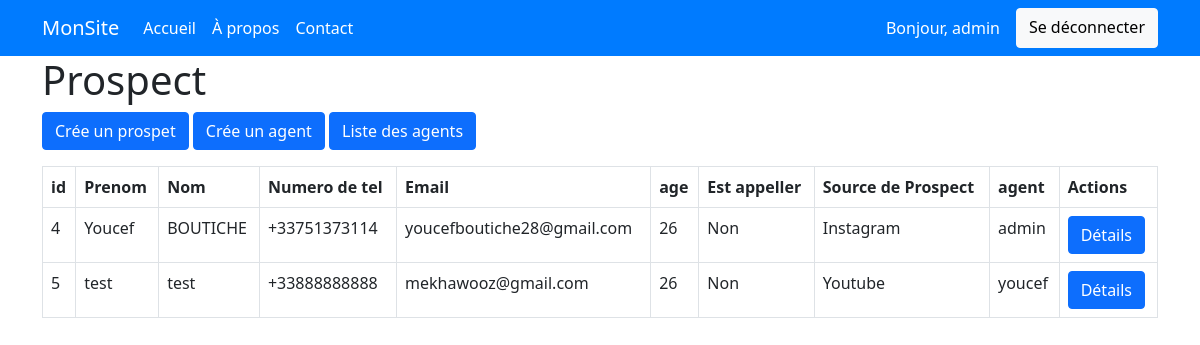
/ (signed in), run on an earlier commit of the app's database.
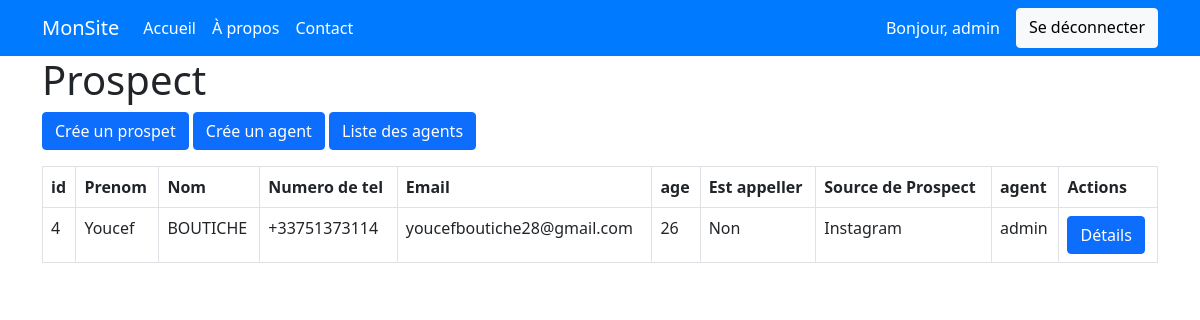
And on a later commit of the database.
### crm_app/models.py (models this page shows, shortened)
class Lead(models.Model):
    SOURCE_CHOICES = (
        ('Youtube','Youtube'),
        ('Google','Goole'),
        ('Newsletter','Newsletter'),
        ('Facebook','Facebook'),
        ('Instagram','Instagram'),
        ('TikTok','TikTok'),
    )
    first_name = models.CharField(max_length=255)
    last_name = models.CharField(max_length=255)
    phone_number = PhoneNumberField()
    email = models.EmailField(validators=[EmailValidator()])
    age = models.IntegerField(null=True, blank=True)
    phoned = models.BooleanField(default=False)
    source = models.CharField(choices=SOURCE_CHOICES,max_length=100)
    profile_picture = models.ImageField(null=True, blank=True,upload_to='leads/')
    file_field = models.FileField(null=True, blank=True,upload_to='documents/')
    agent = models.ForeignKey(Agent,on_delete=models.CASCADE)

class Agent(models.Model):
    user = models.OneToOneField(User,on_delete=models.CASCADE)
    def __str__(self):
        return self.user.username

class User(AbstractUser):
     pass

### crm_app/views.py (the view)
# urls.py: path('',index,name='index'),
@login_required
def index(request):
    leads = Lead.objects.all()
    context = {
        'leads':leads
    }
    return render(request,'index.html',context)

### crm_app/templates/index.html (shortened to what this page needs)
{% extends "base.html" %}
{% load static %}
{% block content %}
    <div class="container">
        <h1>Prospect</h1>
        <div>
            <p>
                <a href="{% url 'create_lead' %}" class="btn btn-primary">Crée un prospet</a>
                <a href="{% url 'create_agent' %}" class="btn btn-primary">Crée un agent</a>
                <a href="{% url 'list_agents' %}" class="btn btn-primary">Liste des agents</a>
            </p>
        </div>
        <table class="table table-bordered">
            <thead>
              <tr>
                <th scope="col">id</th>
                <th scope="col">Prenom</th>
                <th scope="col">Nom</th>
                <th scope="col">Numero de tel</th>
                <th scope="col">Email</th>
                <th scope="col">age</th>
                <th scope="col">Est appeller</th>
                <th scope="col">Source de Prospect</th>
                <th scope="col">agent</th>
                <th>Actions</th>
              </tr>
            </thead>
            <tbody>
                {% for lead in leads %}
                    <tr>
                        <td>{{ lead.id }}</td>
                        <td>{{ lead.first_name }}</td>
                        <td>{{ lead.last_name }}</td>
                        <td>{{ lead.phone_number }}</td>
                        <td>{{ lead.email }}</td>
                        <td>{{ lead.age }}</td>
                        <td>{{ lead.phoned|yesno:"Oui,Non" }}</td>
                        <td>{{ lead.source }}</td>
                        <td>{{ lead.agent }}</td>
                        <td>
                            <a href="{% url 'details_page' lead.id %}" class="btn btn-primary">Détails</a>
                        </td>
                    </tr>
                {% endfor %}
            </tbody>
          </table>
    </div>
{% endblock content %}

What changed in the data, as far as the page shows it:
removed Lead: id "5", first_name "test", last_name "test", phone_number "+33888888888", email "mekhawooz@gmail.com", age "26", phoned "Non", source "Youtube", agent "youcef"
